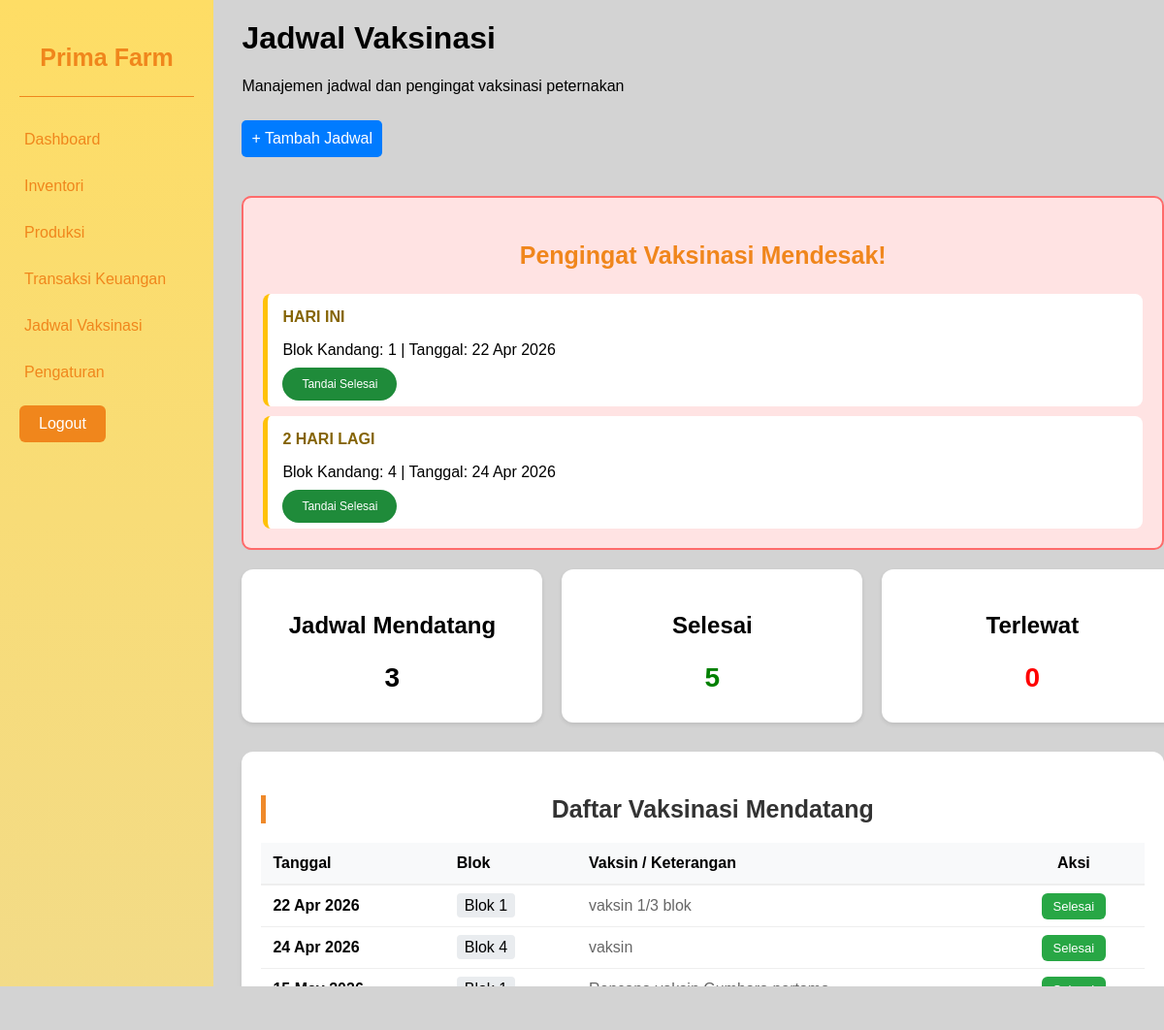
The page /menu_jadwalvaksinasi.php (signed in) on the database its author committed.
### tables this page shows
CREATE TABLE `jadwal_vaksinasi` (
  `id_jadwal_vaksinasi` int NOT NULL,
  `id_blok_kandang` int NOT NULL,
  `jadwal` date NOT NULL,
  `status` tinyint(1) NOT NULL,
  `keterangan` varchar(255) DEFAULT NULL
);

### menu_jadwalvaksinasi.php (the view, shortened to what this page needs)
<?php
include("koneksi.php");
$query_sql = "
    SELECT
        id_jadwal_vaksinasi,
        id_blok_kandang,
        jadwal,
        status,
        keterangan
    FROM jadwal_vaksinasi
    ORDER BY jadwal ASC
";
$result = mysqli_query($conn, $query_sql);
$today = date('Y-m-d');
$jadwal_mendatang = 0;
$selesai = 0;
$perlu_perhatian = 0;
$data_jadwal = [];
if ($result) {
    while ($row = mysqli_fetch_assoc($result)) {
        $tgl_vaksin = $row['jadwal'];
        $status = $row['status'];
        $diff = strtotime($tgl_vaksin) - strtotime($today);
        $selisih = floor($diff / 86400);
        if ($status == 1) {
            $selesai++;
        } elseif ($selisih < 0) {
            $perlu_perhatian++;
        } else {
            $jadwal_mendatang++;
        }
        $row['selisih'] = $selisih;
        $data_jadwal[] = $row;
    }
}
$query_mendatang = "
    SELECT id_jadwal_vaksinasi, id_blok_kandang, jadwal, keterangan
    FROM jadwal_vaksinasi
    WHERE status = 0 AND jadwal >= CURDATE()
    ORDER BY jadwal ASC
";
$result_mendatang = mysqli_query($conn, $query_mendatang);
?>
<!DOCTYPE html>
<html lang="id">
<head>
    <link rel="stylesheet" href="menu.css">
</head>
<body>
    <div class="container">
        <?php include("sidebar.php"); ?>
        <main>
            <h1>Jadwal Vaksinasi</h1>
            <p>Manajemen jadwal dan pengingat vaksinasi peternakan</p>
            <a href="jadwalvaksinasi.php" class="btn-tambah"
                style="display:inline-block; margin-bottom:20px; padding:10px; background:#007bff; color:white; text-decoration:none; border-radius:5px;">+
                Tambah Jadwal</a>
            <div class="warning-box">
                <h3>Pengingat Vaksinasi Mendesak!</h3>
                <?php
                foreach ($data_jadwal as $j):
                    if ($j['selisih'] >= 0 && $j['selisih'] <= 2 && $j['status'] == 0):
                        ?>
                        <div class="warning-card">
                            <strong style="color: #856404;">
                                <?= ($j['selisih'] == 0) ? "HARI INI" : $j['selisih'] . " HARI LAGI"; ?>
                            </strong>
                            <p>Blok Kandang: <?= $j['id_blok_kandang']; ?> | Tanggal:
                                <?= date('d M Y', strtotime($j['jadwal'])); ?></p>
                            <a href="proses_selesai.php?id=<?= $j['id_jadwal_vaksinasi']; ?>" class="btn-hijau">Tandai
                                Selesai</a>
                        </div>
                    <?php
                    endif;
                endforeach;
                ?>
            </div>
            <div class="card-container">
                <div class="card">
                    <p>Jadwal Mendatang</p>
                    <h2><?= $jadwal_mendatang ?></h2>
                </div>
                <div class="card">
                    <p>Selesai</p>
                    <h2 class="hijau"><?= $selesai ?></h2>
                </div>
                <div class="card">
                    <p>Terlewat</p>
                    <h2 class="merah"><?= $perlu_perhatian ?></h2>
                </div>
            </div>
            <section class="list-container"
                style="margin-top: 30px; background: white; padding: 20px; border-radius: 12px; box-shadow: 0 4px 6px rgba(0,0,0,0.05);">
                <h3 style="margin-bottom: 20px; color: #333; border-left: 5px solid #EF892A; padding-left: 15px;">Daftar
                    Vaksinasi Mendatang</h3>
                <table style="width: 100%; border-collapse: collapse; text-align: left;">
                    <thead>
                        <tr style="background-color: #f8f9fa; border-bottom: 2px solid #eee;">
                            <th style="padding: 12px;">Tanggal</th>
                            <th style="padding: 12px;">Blok</th>
                            <th style="padding: 12px;">Vaksin / Keterangan</th>
                            <th style="padding: 12px; text-align: center;">Aksi</th>
                        </tr>
                    </thead>
                    <tbody>
                        <?php if (mysqli_num_rows($result_mendatang) > 0): ?>
                            <?php while ($row = mysqli_fetch_assoc($result_mendatang)): ?>
                                <tr style="border-bottom: 1px solid #eee;">
                                    <td style="padding: 12px; font-weight: 600;">
                                        <?= date('d M Y', strtotime($row['jadwal'])); ?>
                                    </td>
                                    <td style="padding: 12px;">
                                        <span style="background: #e9ecef; padding: 4px 8px; border-radius: 4px;">Blok
                                            <?= $row['id_blok_kandang']; ?>
                                        </span>
                                    </td>
                                    <td style="padding: 12px; color: #666;">
                                        <?= $row['keterangan']; ?>
                                    </td>
                                    <td style="padding: 12px; text-align: center;">
                                        <a href="proses_selesai.php?id=<?= $row['id_jadwal_vaksinasi']; ?>"
                                            style="background: #28a745; color: white; padding: 6px 12px; border-radius: 6px; text-decoration: none; font-size: 13px;"
                                            onclick="return confirm('Tandai jadwal ini sebagai SELESAI?')">
                                            Selesai
                                        </a>
                                    </td>
                                </tr>
                            <?php endwhile; ?>
                        <?php endif; ?>
                    </tbody>
                </table>
            </section>
        </main>
    </div>
</body>
</html>

### menu.css (style rules this page uses)
body { background-color: lightgray; font-family: Arial, sans-serif; margin: 0; }
.container { display: grid; grid-template-columns: 220px auto; height: 100vh; }
.container h3 { font-size: 25px; font-weight: bold; color: #f0861c; text-align: center; }
main { margin-left: 3%; }
.card h2 { font-size: 28px; margin-bottom: 10px; }
.card p { font-size: 24px; font-weight: bold; }
.card h2 { font-size:28px; margin-top:5px; }
.hijau { color:green; }
table { width:100%; border-collapse:collapse; }
th, td { padding:12px; text-align:left; }
thead { background:#ddd; }
.btn-tambah { text-decoration: none; background:#f0861c; color:white; border:none; padding:10px 20px; border-radius:20px; cursor:pointer; margin-right: 20px; margin-top: 10px; }
.btn-hijau { background:#1f8b3a; color:white; text-decoration: none; border:none; padding:10px 20px; border-radius:20px; cursor:pointer; margin-right: 20px; }
.card-container { display:flex; gap:20px; margin:20px 0; }
.card { background:#ffffff; padding:20px; border-radius:12px; min-width:270px; }
.merah { color:red; }
.warning-box { background:#ffe3e3; border:2px solid #ff6b6b; padding:20px; border-radius:10px; margin-top:20px; }
.warning-card { background:white; padding:15px; border-radius:8px; margin-top:10px; }

### menu_jadwalvaksinasi.php (style rules this page uses)
.warning-box { background: #fff3cd; padding: 15px; border-radius: 8px; margin-bottom: 20px; border: 1px solid #ffeeba; }
.warning-card { background: white; padding: 10px; margin-top: 10px; border-left: 5px solid #ffc107; border-radius: 4px; }
.card-container { display: flex; gap: 20px; }
.card { flex: 1; padding: 20px; background: #f8f9fa; border-radius: 8px; text-align: center; box-shadow: 0 2px 4px rgba(0, 0, 0, 0.1); }
.merah { color: red; }
.hijau { color: green; }
.btn-hijau { background: #28a745; color: white; padding: 5px 10px; text-decoration: none; border-radius: 4px; font-size: 12px; }

### rows shown on the page
jadwal_vaksinasi: status "HARI INI", id_blok_kandang "1", jadwal "22 Apr 2026", keterangan "vaksin 1/3 blok"
jadwal_vaksinasi: selisih "2", id_blok_kandang "4", jadwal "24 Apr 2026", keterangan "vaksin"
jadwal_vaksinasi: jadwal "15 May 2026", id_blok_kandang "1", keterangan "Rencana vaksin Gumboro pertama"

### other values the page prints
$jadwal_mendatang "3"
$selesai "5"
$perlu_perhatian "0"
